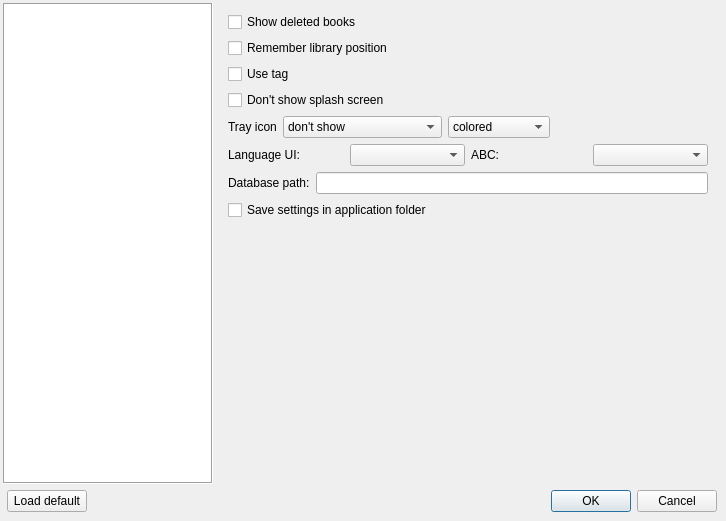
<?xml version="1.0" encoding="UTF-8"?>
<ui version="4.0">
 <class>SettingsDlg</class>
 <widget class="QDialog" name="SettingsDlg">
  <property name="windowModality">
   <enum>Qt::WindowModality::WindowModal</enum>
  </property>
  <property name="geometry">
   <rect>
    <x>0</x>
    <y>0</y>
    <width>726</width>
    <height>521</height>
   </rect>
  </property>
  <property name="sizePolicy">
   <sizepolicy hsizetype="MinimumExpanding" vsizetype="Preferred">
    <horstretch>0</horstretch>
    <verstretch>0</verstretch>
   </sizepolicy>
  </property>
  <property name="minimumSize">
   <size>
    <width>0</width>
    <height>0</height>
   </size>
  </property>
  <property name="maximumSize">
   <size>
    <width>16777215</width>
    <height>16777215</height>
   </size>
  </property>
  <property name="windowTitle">
   <string>Settings dialog</string>
  </property>
  <property name="modal">
   <bool>true</bool>
  </property>
  <layout class="QVBoxLayout" name="verticalLayout_3">
   <property name="leftMargin">
    <number>3</number>
   </property>
   <property name="topMargin">
    <number>3</number>
   </property>
   <property name="rightMargin">
    <number>9</number>
   </property>
   <property name="bottomMargin">
    <number>9</number>
   </property>
   <item>
    <layout class="QHBoxLayout" name="horizontalLayout_3">
     <property name="spacing">
      <number>6</number>
     </property>
     <item>
      <widget class="QTreeWidget" name="treeWidget">
       <property name="sizePolicy">
        <sizepolicy hsizetype="Preferred" vsizetype="Expanding">
         <horstretch>0</horstretch>
         <verstretch>0</verstretch>
        </sizepolicy>
       </property>
       <property name="minimumSize">
        <size>
         <width>210</width>
         <height>0</height>
        </size>
       </property>
       <property name="frameShape">
        <enum>QFrame::Shape::Box</enum>
       </property>
       <property name="horizontalScrollBarPolicy">
        <enum>Qt::ScrollBarPolicy::ScrollBarAsNeeded</enum>
       </property>
       <property name="sizeAdjustPolicy">
        <enum>QAbstractScrollArea::SizeAdjustPolicy::AdjustToContents</enum>
       </property>
       <property name="autoScroll">
        <bool>false</bool>
       </property>
       <property name="showDropIndicator" stdset="0">
        <bool>false</bool>
       </property>
       <property name="horizontalScrollMode">
        <enum>QAbstractItemView::ScrollMode::ScrollPerPixel</enum>
       </property>
       <attribute name="headerVisible">
        <bool>false</bool>
       </attribute>
       <column>
        <property name="text">
         <string/>
        </property>
       </column>
      </widget>
     </item>
     <item>
      <widget class="QStackedWidget" name="stackedPages">
       <property name="sizePolicy">
        <sizepolicy hsizetype="Preferred" vsizetype="Minimum">
         <horstretch>0</horstretch>
         <verstretch>0</verstretch>
        </sizepolicy>
       </property>
       <property name="currentIndex">
        <number>0</number>
       </property>
       <widget class="QWidget" name="pageCommon">
        <property name="sizePolicy">
         <sizepolicy hsizetype="Preferred" vsizetype="Preferred">
          <horstretch>0</horstretch>
          <verstretch>0</verstretch>
         </sizepolicy>
        </property>
        <layout class="QVBoxLayout" name="verticalLayout_12">
         <item>
          <widget class="QCheckBox" name="ShowDeleted">
           <property name="text">
            <string>Show deleted books</string>
           </property>
          </widget>
         </item>
         <item>
          <widget class="QCheckBox" name="store_pos">
           <property name="text">
            <string>Remember library position</string>
           </property>
          </widget>
         </item>
         <item>
          <widget class="QCheckBox" name="use_tag">
           <property name="text">
            <string>Use tag</string>
           </property>
          </widget>
         </item>
         <item>
          <widget class="QCheckBox" name="splash">
           <property name="text">
            <string>Don't show splash screen</string>
           </property>
          </widget>
         </item>
         <item>
          <layout class="QHBoxLayout" name="horizontalLayout_9">
           <item>
            <widget class="QLabel" name="label_4">
             <property name="text">
              <string>Tray icon</string>
             </property>
            </widget>
           </item>
           <item>
            <widget class="QComboBox" name="trayIcon">
             <property name="sizePolicy">
              <sizepolicy hsizetype="Minimum" vsizetype="Fixed">
               <horstretch>0</horstretch>
               <verstretch>0</verstretch>
              </sizepolicy>
             </property>
             <item>
              <property name="text">
               <string>don't show</string>
              </property>
             </item>
             <item>
              <property name="text">
               <string>minimize to tray</string>
              </property>
             </item>
             <item>
              <property name="text">
               <string>minimize to tray on start</string>
              </property>
             </item>
            </widget>
           </item>
           <item>
            <widget class="QComboBox" name="tray_color">
             <item>
              <property name="text">
               <string>colored</string>
              </property>
             </item>
             <item>
              <property name="text">
               <string>monochrome</string>
              </property>
             </item>
            </widget>
           </item>
           <item>
            <spacer name="horizontalSpacer_3">
             <property name="orientation">
              <enum>Qt::Orientation::Horizontal</enum>
             </property>
             <property name="sizeHint" stdset="0">
              <size>
               <width>40</width>
               <height>20</height>
              </size>
             </property>
            </spacer>
           </item>
          </layout>
         </item>
         <item>
          <layout class="QHBoxLayout" name="horizontalLayout_7">
           <item>
            <widget class="QLabel" name="label_22">
             <property name="sizePolicy">
              <sizepolicy hsizetype="Minimum" vsizetype="Preferred">
               <horstretch>0</horstretch>
               <verstretch>0</verstretch>
              </sizepolicy>
             </property>
             <property name="text">
              <string>Language UI:</string>
             </property>
            </widget>
           </item>
           <item>
            <widget class="QComboBox" name="Language"/>
           </item>
           <item>
            <widget class="QLabel" name="label_24">
             <property name="sizePolicy">
              <sizepolicy hsizetype="Minimum" vsizetype="Preferred">
               <horstretch>0</horstretch>
               <verstretch>0</verstretch>
              </sizepolicy>
             </property>
             <property name="text">
              <string>ABC:</string>
             </property>
            </widget>
           </item>
           <item>
            <widget class="QComboBox" name="ABC"/>
           </item>
          </layout>
         </item>
         <item>
          <layout class="QHBoxLayout" name="horizontalLayout_8">
           <item>
            <widget class="QLabel" name="label">
             <property name="text">
              <string>Database path:</string>
             </property>
            </widget>
           </item>
           <item>
            <widget class="QLineEdit" name="database_path">
             <property name="sizePolicy">
              <sizepolicy hsizetype="MinimumExpanding" vsizetype="Fixed">
               <horstretch>0</horstretch>
               <verstretch>0</verstretch>
              </sizepolicy>
             </property>
             <property name="inputMask">
              <string notr="true"/>
             </property>
             <property name="readOnly">
              <bool>true</bool>
             </property>
             <property name="placeholderText">
              <string notr="true"/>
             </property>
            </widget>
           </item>
          </layout>
         </item>
         <item>
          <widget class="QCheckBox" name="settings_to_file">
           <property name="text">
            <string>Save settings in application folder</string>
           </property>
          </widget>
         </item>
         <item>
          <spacer name="verticalSpacer">
           <property name="orientation">
            <enum>Qt::Orientation::Vertical</enum>
           </property>
           <property name="sizeHint" stdset="0">
            <size>
             <width>20</width>
             <height>40</height>
            </size>
           </property>
          </spacer>
         </item>
        </layout>
       </widget>
       <widget class="QWidget" name="pageExport">
        <layout class="QVBoxLayout" name="verticalLayout_4">
         <property name="sizeConstraint">
          <enum>QLayout::SizeConstraint::SetMinimumSize</enum>
         </property>
         <property name="bottomMargin">
          <number>1</number>
         </property>
         <item>
          <layout class="QHBoxLayout" name="horizontalLayout">
           <property name="sizeConstraint">
            <enum>QLayout::SizeConstraint::SetMinimumSize</enum>
           </property>
           <item>
            <widget class="QLabel" name="label_30">
             <property name="sizePolicy">
              <sizepolicy hsizetype="Minimum" vsizetype="Preferred">
               <horstretch>0</horstretch>
               <verstretch>0</verstretch>
              </sizepolicy>
             </property>
             <property name="text">
              <string>Profile:</string>
             </property>
            </widget>
           </item>
           <item>
            <widget class="QComboBox" name="ExportName">
             <property name="sizePolicy">
              <sizepolicy hsizetype="Expanding" vsizetype="Fixed">
               <horstretch>0</horstretch>
               <verstretch>0</verstretch>
              </sizepolicy>
             </property>
             <property name="editable">
              <bool>true</bool>
             </property>
             <property name="currentText">
              <string notr="true"/>
             </property>
            </widget>
           </item>
           <item>
            <widget class="QCheckBox" name="DefaultExport">
             <property name="text">
              <string>Default</string>
             </property>
            </widget>
           </item>
           <item>
            <widget class="QToolButton" name="AddExport">
             <property name="maximumSize">
              <size>
               <width>32</width>
               <height>32</height>
              </size>
             </property>
             <property name="toolTip">
              <string>Add profile</string>
             </property>
             <property name="text">
              <string notr="true">+</string>
             </property>
            </widget>
           </item>
           <item>
            <widget class="QToolButton" name="DelExport">
             <property name="maximumSize">
              <size>
               <width>32</width>
               <height>32</height>
              </size>
             </property>
             <property name="toolTip">
              <string>Remove profile</string>
             </property>
             <property name="text">
              <string notr="true">-</string>
             </property>
            </widget>
           </item>
           <item>
            <widget class="QToolButton" name="btnOpenExport">
             <property name="maximumSize">
              <size>
               <width>32</width>
               <height>32</height>
              </size>
             </property>
             <property name="toolTip">
              <string>Open export settings</string>
             </property>
             <property name="text">
              <string>Open</string>
             </property>
             <property name="icon">
              <iconset theme="document-open"/>
             </property>
            </widget>
           </item>
           <item>
            <widget class="QToolButton" name="btnSaveExport">
             <property name="sizePolicy">
              <sizepolicy hsizetype="Fixed" vsizetype="Fixed">
               <horstretch>0</horstretch>
               <verstretch>0</verstretch>
              </sizepolicy>
             </property>
             <property name="maximumSize">
              <size>
               <width>32</width>
               <height>32</height>
              </size>
             </property>
             <property name="toolTip">
              <string>Save export settings</string>
             </property>
             <property name="text">
              <string>Save</string>
             </property>
             <property name="icon">
              <iconset theme="document-save"/>
             </property>
             <property name="iconSize">
              <size>
               <width>16</width>
               <height>16</height>
              </size>
             </property>
            </widget>
           </item>
          </layout>
         </item>
         <item>
          <widget class="QCheckBox" name="CloseExpDlg">
           <property name="text">
            <string>Close dialog after export</string>
           </property>
          </widget>
         </item>
         <item>
          <widget class="QCheckBox" name="uncheck_export">
           <property name="text">
            <string>Uncheck successfully export</string>
           </property>
          </widget>
         </item>
         <item>
          <widget class="QCheckBox" name="extended_symbols">
           <property name="text">
            <string>Extended characters in the file name</string>
           </property>
          </widget>
         </item>
         <item>
          <widget class="QLabel" name="label_kindlegen">
           <property name="font">
            <font>
             <pointsize>11</pointsize>
            </font>
           </property>
           <property name="styleSheet">
            <string notr="true">color: red</string>
           </property>
           <property name="text">
            <string>&lt;b&gt;kindlegen&lt;/b&gt; is not installed</string>
           </property>
           <property name="alignment">
            <set>Qt::AlignmentFlag::AlignCenter</set>
           </property>
          </widget>
         </item>
         <item>
          <widget class="QStackedWidget" name="stackedWidget"/>
         </item>
        </layout>
       </widget>
       <widget class="QWidget" name="pageConversion">
        <layout class="QVBoxLayout" name="verticalLayout">
         <item>
          <layout class="QHBoxLayout" name="horizontalLayout_5">
           <item>
            <widget class="QLabel" name="label_31">
             <property name="sizePolicy">
              <sizepolicy hsizetype="Minimum" vsizetype="Preferred">
               <horstretch>0</horstretch>
               <verstretch>0</verstretch>
              </sizepolicy>
             </property>
             <property name="text">
              <string>Profile:</string>
             </property>
            </widget>
           </item>
           <item>
            <widget class="QComboBox" name="ConversionName">
             <property name="sizePolicy">
              <sizepolicy hsizetype="Expanding" vsizetype="Fixed">
               <horstretch>0</horstretch>
               <verstretch>0</verstretch>
              </sizepolicy>
             </property>
             <property name="editable">
              <bool>false</bool>
             </property>
            </widget>
           </item>
           <item>
            <spacer name="horizontalSpacer_4">
             <property name="orientation">
              <enum>Qt::Orientation::Horizontal</enum>
             </property>
             <property name="sizeHint" stdset="0">
              <size>
               <width>40</width>
               <height>20</height>
              </size>
             </property>
            </spacer>
           </item>
          </layout>
         </item>
         <item>
          <widget class="QStackedWidget" name="stackedWidgetConversion">
           <property name="sizePolicy">
            <sizepolicy hsizetype="Expanding" vsizetype="Preferred">
             <horstretch>0</horstretch>
             <verstretch>0</verstretch>
            </sizepolicy>
           </property>
          </widget>
         </item>
        </layout>
       </widget>
       <widget class="QWidget" name="pageNetwork">
        <layout class="QVBoxLayout" name="verticalLayout_9">
         <property name="sizeConstraint">
          <enum>QLayout::SizeConstraint::SetMinimumSize</enum>
         </property>
         <item>
          <widget class="QGroupBox" name="groupBox_4">
           <property name="sizePolicy">
            <sizepolicy hsizetype="Preferred" vsizetype="Fixed">
             <horstretch>0</horstretch>
             <verstretch>0</verstretch>
            </sizepolicy>
           </property>
           <property name="title">
            <string>OPDS/Web server</string>
           </property>
           <property name="alignment">
            <set>Qt::AlignmentFlag::AlignLeading|Qt::AlignmentFlag::AlignLeft|Qt::AlignmentFlag::AlignTop</set>
           </property>
           <layout class="QFormLayout" name="formLayout">
            <property name="sizeConstraint">
             <enum>QLayout::SizeConstraint::SetMinimumSize</enum>
            </property>
            <item row="0" column="0">
             <widget class="QCheckBox" name="OPDS_enable">
              <property name="text">
               <string>Enable</string>
              </property>
              <property name="checked">
               <bool>true</bool>
              </property>
             </widget>
            </item>
            <item row="1" column="0">
             <widget class="QLabel" name="label_20">
              <property name="sizePolicy">
               <sizepolicy hsizetype="Fixed" vsizetype="Preferred">
                <horstretch>0</horstretch>
                <verstretch>0</verstretch>
               </sizepolicy>
              </property>
              <property name="text">
               <string>Port:</string>
              </property>
             </widget>
            </item>
            <item row="1" column="1">
             <widget class="QSpinBox" name="portHttp">
              <property name="sizePolicy">
               <sizepolicy hsizetype="Fixed" vsizetype="Fixed">
                <horstretch>0</horstretch>
                <verstretch>0</verstretch>
               </sizepolicy>
              </property>
              <property name="minimum">
               <number>1</number>
              </property>
              <property name="maximum">
               <number>65535</number>
              </property>
              <property name="value">
               <number>3000</number>
              </property>
             </widget>
            </item>
            <item row="2" column="0">
             <widget class="QLabel" name="label_23">
              <property name="sizePolicy">
               <sizepolicy hsizetype="Fixed" vsizetype="Preferred">
                <horstretch>0</horstretch>
                <verstretch>0</verstretch>
               </sizepolicy>
              </property>
              <property name="text">
               <string>Base Url:</string>
              </property>
              <property name="textFormat">
               <enum>Qt::TextFormat::PlainText</enum>
              </property>
             </widget>
            </item>
            <item row="2" column="1">
             <widget class="QLineEdit" name="baseUrl">
              <property name="inputMask">
               <string notr="true"/>
              </property>
             </widget>
            </item>
            <item row="3" column="0">
             <widget class="QLabel" name="label_5">
              <property name="sizePolicy">
               <sizepolicy hsizetype="Fixed" vsizetype="Preferred">
                <horstretch>0</horstretch>
                <verstretch>0</verstretch>
               </sizepolicy>
              </property>
              <property name="text">
               <string>Books per page:</string>
              </property>
             </widget>
            </item>
            <item row="3" column="1">
             <widget class="QSpinBox" name="books_per_page">
              <property name="sizePolicy">
               <sizepolicy hsizetype="Fixed" vsizetype="Fixed">
                <horstretch>0</horstretch>
                <verstretch>0</verstretch>
               </sizepolicy>
              </property>
              <property name="minimum">
               <number>0</number>
              </property>
             </widget>
            </item>
            <item row="4" column="0">
             <widget class="QCheckBox" name="srv_covers">
              <property name="text">
               <string>Show covers</string>
              </property>
             </widget>
            </item>
            <item row="4" column="1">
             <widget class="QCheckBox" name="srv_annotation">
              <property name="text">
               <string>Show annotation</string>
              </property>
             </widget>
            </item>
            <item row="5" column="0">
             <widget class="QCheckBox" name="HTTP_need_pasword">
              <property name="text">
               <string>Password protection</string>
              </property>
              <property name="checked">
               <bool>true</bool>
              </property>
             </widget>
            </item>
            <item row="5" column="1">
             <spacer name="horizontalSpacer_5">
              <property name="orientation">
               <enum>Qt::Orientation::Horizontal</enum>
              </property>
              <property name="sizeHint" stdset="0">
               <size>
                <width>40</width>
                <height>20</height>
               </size>
              </property>
             </spacer>
            </item>
            <item row="7" column="0" colspan="2">
             <layout class="QGridLayout" name="gridLayout_2">
              <property name="sizeConstraint">
               <enum>QLayout::SizeConstraint::SetMinimumSize</enum>
              </property>
              <item row="0" column="2">
               <widget class="QLabel" name="p_password">
                <property name="text">
                 <string>Password:</string>
                </property>
               </widget>
              </item>
              <item row="0" column="0">
               <widget class="QLabel" name="p_user">
                <property name="text">
                 <string>User:</string>
                </property>
               </widget>
              </item>
              <item row="0" column="1">
               <widget class="QLineEdit" name="HTTP_user">
                <property name="inputMask">
                 <string notr="true"/>
                </property>
                <property name="text">
                 <string notr="true"/>
                </property>
               </widget>
              </item>
              <item row="0" column="3">
               <widget class="PasswordLineEdit" name="HTTP_password" native="true">
                <property name="sizePolicy">
                 <sizepolicy hsizetype="Expanding" vsizetype="Preferred">
                  <horstretch>0</horstretch>
                  <verstretch>0</verstretch>
                 </sizepolicy>
                </property>
               </widget>
              </item>
             </layout>
            </item>
           </layout>
          </widget>
         </item>
         <item>
          <widget class="QGroupBox" name="groupBox">
           <property name="sizePolicy">
            <sizepolicy hsizetype="Preferred" vsizetype="Fixed">
             <horstretch>0</horstretch>
             <verstretch>0</verstretch>
            </sizepolicy>
           </property>
           <property name="title">
            <string>Proxy server</string>
           </property>
           <layout class="QGridLayout" name="gridLayout_5">
            <property name="sizeConstraint">
             <enum>QLayout::SizeConstraint::SetMinimumSize</enum>
            </property>
            <property name="leftMargin">
             <number>9</number>
            </property>
            <property name="topMargin">
             <number>9</number>
            </property>
            <property name="rightMargin">
             <number>9</number>
            </property>
            <property name="bottomMargin">
             <number>9</number>
            </property>
            <property name="spacing">
             <number>6</number>
            </property>
            <item row="2" column="3">
             <widget class="QLineEdit" name="proxy_password">
              <property name="text">
               <string notr="true"/>
              </property>
              <property name="echoMode">
               <enum>QLineEdit::EchoMode::Password</enum>
              </property>
             </widget>
            </item>
            <item row="2" column="0">
             <widget class="QLabel" name="pl_5">
              <property name="text">
               <string>User name:</string>
              </property>
             </widget>
            </item>
            <item row="0" column="0">
             <widget class="QLabel" name="pl_2">
              <property name="text">
               <string>Proxy type:</string>
              </property>
             </widget>
            </item>
            <item row="2" column="1">
             <widget class="QLineEdit" name="proxy_user">
              <property name="text">
               <string notr="true"/>
              </property>
             </widget>
            </item>
            <item row="1" column="1">
             <widget class="QLineEdit" name="proxy_host">
              <property name="text">
               <string notr="true"/>
              </property>
             </widget>
            </item>
            <item row="1" column="3">
             <widget class="QSpinBox" name="proxy_port">
              <property name="sizePolicy">
               <sizepolicy hsizetype="Fixed" vsizetype="Fixed">
                <horstretch>0</horstretch>
                <verstretch>0</verstretch>
               </sizepolicy>
              </property>
              <property name="minimum">
               <number>1</number>
              </property>
              <property name="maximum">
               <number>99999</number>
              </property>
              <property name="value">
               <number>8080</number>
              </property>
             </widget>
            </item>
            <item row="1" column="2">
             <widget class="QLabel" name="pl_4">
              <property name="text">
               <string>Port:</string>
              </property>
             </widget>
            </item>
            <item row="2" column="2">
             <widget class="QLabel" name="pl_3">
              <property name="text">
               <string>Password:</string>
              </property>
             </widget>
            </item>
            <item row="0" column="1">
             <widget class="QComboBox" name="proxy_type">
              <item>
               <property name="text">
                <string>No proxy</string>
               </property>
              </item>
              <item>
               <property name="text">
                <string notr="true">SOCKS 5</string>
               </property>
              </item>
              <item>
               <property name="text">
                <string notr="true">HTTP</string>
               </property>
              </item>
             </widget>
            </item>
            <item row="1" column="0">
             <widget class="QLabel" name="pl_1">
              <property name="text">
               <string>Host name:</string>
              </property>
             </widget>
            </item>
           </layout>
          </widget>
         </item>
         <item>
          <spacer name="verticalSpacer_2">
           <property name="orientation">
            <enum>Qt::Orientation::Vertical</enum>
           </property>
           <property name="sizeHint" stdset="0">
            <size>
             <width>20</width>
             <height>40</height>
            </size>
           </property>
          </spacer>
         </item>
        </layout>
       </widget>
       <widget class="QWidget" name="pageProgram">
        <layout class="QVBoxLayout" name="verticalLayout_10">
         <property name="sizeConstraint">
          <enum>QLayout::SizeConstraint::SetMinimumSize</enum>
         </property>
         <item>
          <widget class="QTableWidget" name="ApplicationList">
           <property name="sizePolicy">
            <sizepolicy hsizetype="Preferred" vsizetype="Expanding">
             <horstretch>0</horstretch>
             <verstretch>0</verstretch>
            </sizepolicy>
           </property>
           <property name="showDropIndicator" stdset="0">
            <bool>false</bool>
           </property>
           <property name="dragDropOverwriteMode">
            <bool>false</bool>
           </property>
           <property name="alternatingRowColors">
            <bool>true</bool>
           </property>
           <property name="selectionMode">
            <enum>QAbstractItemView::SelectionMode::SingleSelection</enum>
           </property>
           <property name="selectionBehavior">
            <enum>QAbstractItemView::SelectionBehavior::SelectRows</enum>
           </property>
           <property name="wordWrap">
            <bool>false</bool>
           </property>
           <property name="rowCount">
            <number>0</number>
           </property>
           <property name="columnCount">
            <number>2</number>
           </property>
           <attribute name="horizontalHeaderHighlightSections">
            <bool>false</bool>
           </attribute>
           <attribute name="verticalHeaderVisible">
            <bool>false</bool>
           </attribute>
           <attribute name="verticalHeaderDefaultSectionSize">
            <number>22</number>
           </attribute>
           <column>
            <property name="text">
             <string>Ext</string>
            </property>
           </column>
           <column>
            <property name="text">
             <string>Application</string>
            </property>
           </column>
          </widget>
         </item>
         <item>
          <layout class="QHBoxLayout" name="horizontalLayout_6">
           <property name="sizeConstraint">
            <enum>QLayout::SizeConstraint::SetMinimumSize</enum>
           </property>
           <item>
            <spacer name="horizontalSpacer_2">
             <property name="orientation">
              <enum>Qt::Orientation::Horizontal</enum>
             </property>
             <property name="sizeHint" stdset="0">
              <size>
               <width>40</width>
               <height>20</height>
              </size>
             </property>
            </spacer>
           </item>
           <item>
            <widget class="QPushButton" name="DelApp">
             <property name="text">
              <string>Del</string>
             </property>
            </widget>
           </item>
           <item>
            <widget class="QPushButton" name="AddApp">
             <property name="text">
              <string>Add</string>
             </property>
            </widget>
           </item>
          </layout>
         </item>
        </layout>
       </widget>
       <widget class="QWidget" name="pageTools">
        <layout class="QVBoxLayout" name="verticalLayout_11">
         <property name="sizeConstraint">
          <enum>QLayout::SizeConstraint::SetMinimumSize</enum>
         </property>
         <item>
          <widget class="QTableWidget" name="ExportList">
           <property name="toolTip">
            <string>%fn - file name without extension
%f - file name
%d - path to file</string>
           </property>
           <property name="showDropIndicator" stdset="0">
            <bool>false</bool>
           </property>
           <property name="dragDropOverwriteMode">
            <bool>false</bool>
           </property>
           <property name="alternatingRowColors">
            <bool>true</bool>
           </property>
           <property name="selectionMode">
            <enum>QAbstractItemView::SelectionMode::SingleSelection</enum>
           </property>
           <property name="selectionBehavior">
            <enum>QAbstractItemView::SelectionBehavior::SelectRows</enum>
           </property>
           <property name="wordWrap">
            <bool>false</bool>
           </property>
           <attribute name="horizontalHeaderHighlightSections">
            <bool>false</bool>
           </attribute>
           <attribute name="verticalHeaderVisible">
            <bool>false</bool>
           </attribute>
           <attribute name="verticalHeaderDefaultSectionSize">
            <number>22</number>
           </attribute>
           <column>
            <property name="text">
             <string>Name</string>
            </property>
           </column>
           <column>
            <property name="text">
             <string>Application</string>
            </property>
           </column>
           <column>
            <property name="text">
             <string>Params</string>
            </property>
           </column>
          </widget>
         </item>
         <item>
          <layout class="QHBoxLayout" name="horizontalLayout_4">
           <property name="spacing">
            <number>5</number>
           </property>
           <property name="sizeConstraint">
            <enum>QLayout::SizeConstraint::SetMinimumSize</enum>
           </property>
           <property name="bottomMargin">
            <number>0</number>
           </property>
           <item>
            <spacer name="horizontalSpacer">
             <property name="orientation">
              <enum>Qt::Orientation::Horizontal</enum>
             </property>
             <property name="sizeHint" stdset="0">
              <size>
               <width>40</width>
               <height>20</height>
              </size>
             </property>
            </spacer>
           </item>
           <item>
            <widget class="QPushButton" name="AddExp">
             <property name="text">
              <string>Add</string>
             </property>
            </widget>
           </item>
           <item>
            <widget class="QPushButton" name="DelExp">
             <property name="text">
              <string>Del</string>
             </property>
            </widget>
           </item>
          </layout>
         </item>
        </layout>
       </widget>
       <widget class="QWidget" name="pageFonts">
        <layout class="QVBoxLayout" name="verticalLayout_2">
         <item>
          <widget class="QCheckBox" name="useSystemFonts">
           <property name="text">
            <string>Use system fonts</string>
           </property>
           <property name="checked">
            <bool>false</bool>
           </property>
          </widget>
         </item>
         <item>
          <layout class="QGridLayout" name="gridLayout">
           <item row="1" column="1">
            <widget class="QFontComboBox" name="annotationFontComboBox">
             <property name="sizeAdjustPolicy">
              <enum>QComboBox::SizeAdjustPolicy::AdjustToContents</enum>
             </property>
             <property name="writingSystem">
              <enum>QFontDatabase::WritingSystem::Cyrillic</enum>
             </property>
             <property name="fontFilters">
              <set>QFontComboBox::FontFilter::ScalableFonts</set>
             </property>
            </widget>
           </item>
           <item row="1" column="2">
            <widget class="QSpinBox" name="annotationFontSpinBox">
             <property name="minimum">
              <number>8</number>
             </property>
             <property name="maximum">
              <number>24</number>
             </property>
            </widget>
           </item>
           <item row="0" column="2">
            <widget class="QSpinBox" name="listFontSpinBox">
             <property name="minimum">
              <number>8</number>
             </property>
             <property name="maximum">
              <number>24</number>
             </property>
            </widget>
           </item>
           <item row="1" column="0">
            <widget class="QLabel" name="labelAnnotationFont">
             <property name="text">
              <string>Annotation font</string>
             </property>
            </widget>
           </item>
           <item row="0" column="1">
            <widget class="QFontComboBox" name="listFontComboBox">
             <property name="sizeAdjustPolicy">
              <enum>QComboBox::SizeAdjustPolicy::AdjustToContents</enum>
             </property>
             <property name="writingSystem">
              <enum>QFontDatabase::WritingSystem::Cyrillic</enum>
             </property>
             <property name="fontFilters">
              <set>QFontComboBox::FontFilter::ScalableFonts</set>
             </property>
            </widget>
           </item>
           <item row="0" column="0">
            <widget class="QLabel" name="labelListFont">
             <property name="text">
              <string>List font</string>
             </property>
            </widget>
           </item>
           <item row="0" column="3">
            <spacer name="horizontalSpacer_6">
             <property name="orientation">
              <enum>Qt::Orientation::Horizontal</enum>
             </property>
             <property name="sizeHint" stdset="0">
              <size>
               <width>40</width>
               <height>20</height>
              </size>
             </property>
            </spacer>
           </item>
          </layout>
         </item>
         <item>
          <spacer name="verticalSpacer_3">
           <property name="orientation">
            <enum>Qt::Orientation::Vertical</enum>
           </property>
           <property name="sizeHint" stdset="0">
            <size>
             <width>20</width>
             <height>40</height>
            </size>
           </property>
          </spacer>
         </item>
        </layout>
       </widget>
      </widget>
     </item>
    </layout>
   </item>
   <item>
    <layout class="QHBoxLayout" name="horizontalLayout_2">
     <property name="spacing">
      <number>6</number>
     </property>
     <property name="leftMargin">
      <number>4</number>
     </property>
     <item>
      <widget class="QPushButton" name="btnDefaultSettings">
       <property name="text">
        <string>Load default</string>
       </property>
      </widget>
     </item>
     <item>
      <widget class="QDialogButtonBox" name="buttonBox">
       <property name="orientation">
        <enum>Qt::Orientation::Horizontal</enum>
       </property>
       <property name="standardButtons">
        <set>QDialogButtonBox::StandardButton::Cancel|QDialogButtonBox::StandardButton::Ok</set>
       </property>
      </widget>
     </item>
    </layout>
   </item>
  </layout>
 </widget>
 <customwidgets>
  <customwidget>
   <class>PasswordLineEdit</class>
   <extends>QWidget</extends>
   <header>passwordlineedit.h</header>
  </customwidget>
 </customwidgets>
 <resources/>
 <connections>
  <connection>
   <sender>buttonBox</sender>
   <signal>accepted()</signal>
   <receiver>SettingsDlg</receiver>
   <slot>accept()</slot>
   <hints>
    <hint type="sourcelabel">
     <x>260</x>
     <y>593</y>
    </hint>
    <hint type="destinationlabel">
     <x>157</x>
     <y>274</y>
    </hint>
   </hints>
  </connection>
  <connection>
   <sender>buttonBox</sender>
   <signal>rejected()</signal>
   <receiver>SettingsDlg</receiver>
   <slot>reject()</slot>
   <hints>
    <hint type="sourcelabel">
     <x>328</x>
     <y>593</y>
    </hint>
    <hint type="destinationlabel">
     <x>286</x>
     <y>274</y>
    </hint>
   </hints>
  </connection>
 </connections>
</ui>
